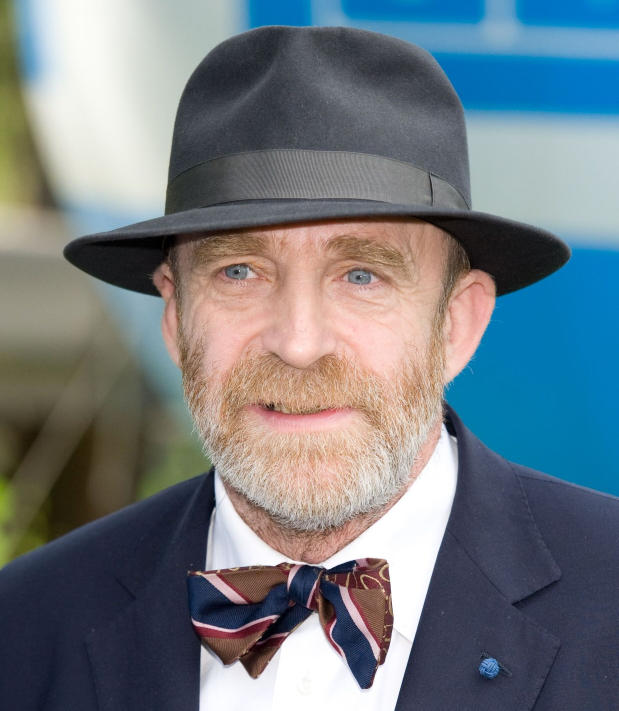
#> input picture images/gessler.jpg, 1855 x 2133 px, found by its file name (shown at 1/3 size)
$ jupyter execute --allow-errors 02-fMRIDA_homework.ipynb
#> lines starting #> are read from the running program, lines starting #| are printed output that depends on the picture
# Fundamentals of fMRI data analysis
## fMRI data manipulation and plotting in Python

In this assignment, your task is to complete a few exercises related to data manipulation and plotting in Python.

You can choose to answer in Polish or English (this will not affect your grade).

--------------------

**1. Find a one scientific article reporting fMRI findings (search via google Scholar, PubMed). In a paragraph describing fMRI data acquisition, find details about MRI/fMRI scanning parameters such as TR, voxel size, slice thickness, field of view, matrix size, and number of volumes. Fill the information below:**

Article (Authors, year, title, journal):
> Udało mi się znaleźć w tym badaniu informacje głównie związane z funkcjonalnym MRI, aczkolwiek część informacji podanych przez badaczy wydawała się dopasowana do polecenia, dlatego postanowiłam ją umieścić w sekcji T1. Informacje pochodzą z całego raportu, który został umieszczony przez badaczy w artykule źródłowym.

#### *Yunbo Yang, Ulrike Lueken, Jan Richter, Alfons Hamm, André Wittmann, Carsten Konrad, Andreas Ströhle, Bettina Pfleiderer, Martin J. Herrmann, Thomas Lang, Martin Lotze, Jürgen Deckert, Volker Arolt, Hans-Ulrich Wittchen, Benjamin Straube, and Tilo Kircher* (2020) _Effect of CBT on Biased Semantic Network in Panic Disorder: A Multicenter fMRI Study Using Semantic Priming_ **American Journal of Psychiatry 2020** 177:3, 254-264.

*Structural scan (T1):*

- voxel size = 1.5
- slice thicknes = 3.8 mm
- FOV = 230 mm
- matrix size = 64 × 64 matrix

*Functional scan (T2*):*
- TR = = 2,000 ms
- voxel size = 1.5
- slice thicknes = 3.8 mm
- FOV = 230 mm
- matrix size = 64 × 64 matrix
- number of volumes =  435 transversal functional images

**2. Find a portrait photo (.jpg) of your favourite TV series or movie character (head and shoulders) and complete exercises.**

- Crop a photo using online tool (https://www.iloveimg.com/crop-image) to size 400 x 400 (face has to be in the center of image)
- Manipulate the image in python (fill code below)

[cell 1]
# Load libraries
import numpy as np
import matplotlib.pyplot as plt
import nilearn as nii
import pandas as pd
import matplotlib.image as mpimg

[cell 2]
# Load the image
image = mpimg.imread('images\gessler.jpg')
#> image is the input picture: shape (2133, 1855, 3); mean R, G, B 113.5, 122.5, 129.1
plt.imshow(image)

# Print shape and type of the image
print(type(image))
#| <class 'numpy.ndarray'>
image.shape
#> Out = (2133, 1855, 3)

[cell 3]
# Create a new variable containing only the first (RED) channel of image (e.g. new_image = image[:,:,0])
one_channel = image[:,:,0]
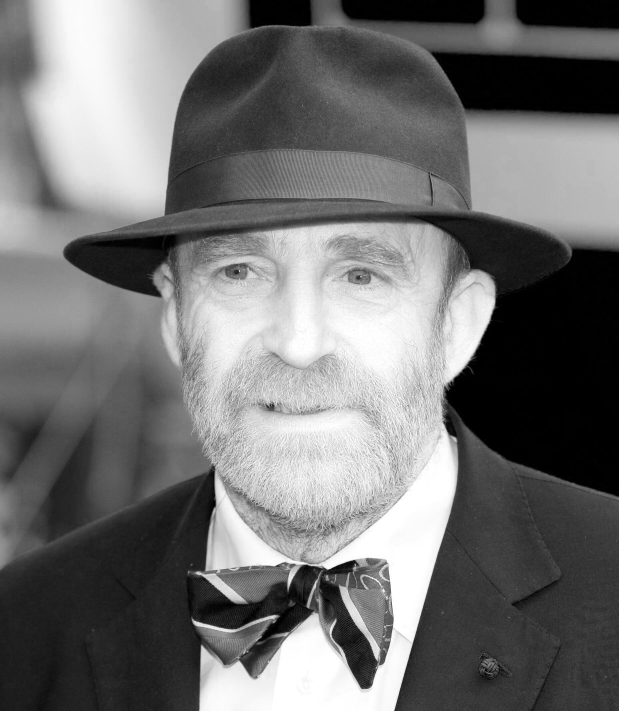
#> one_channel: shape (2133, 1855) (shown at 1/3 size); min 0, max 255, mean 113.5
print(one_channel.shape)
#| (2133, 1855)
plt.imshow(one_channel)

# Plot the new image using plt.imshow with changed cmap and colorbar
img = plt.imshow(one_channel, cmap = 'cool')

plt.colorbar()
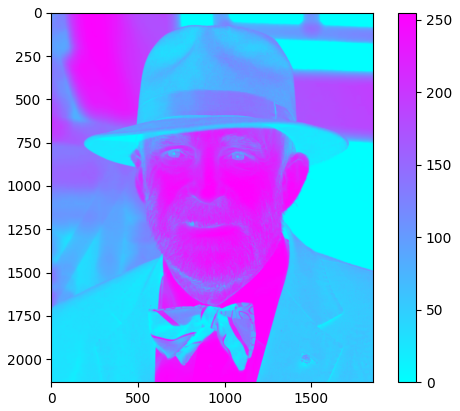
#> figure drawn by matplotlib, 2 panels

$ run again, with images/Newbraintime.jpg copied over images/gessler.jpg
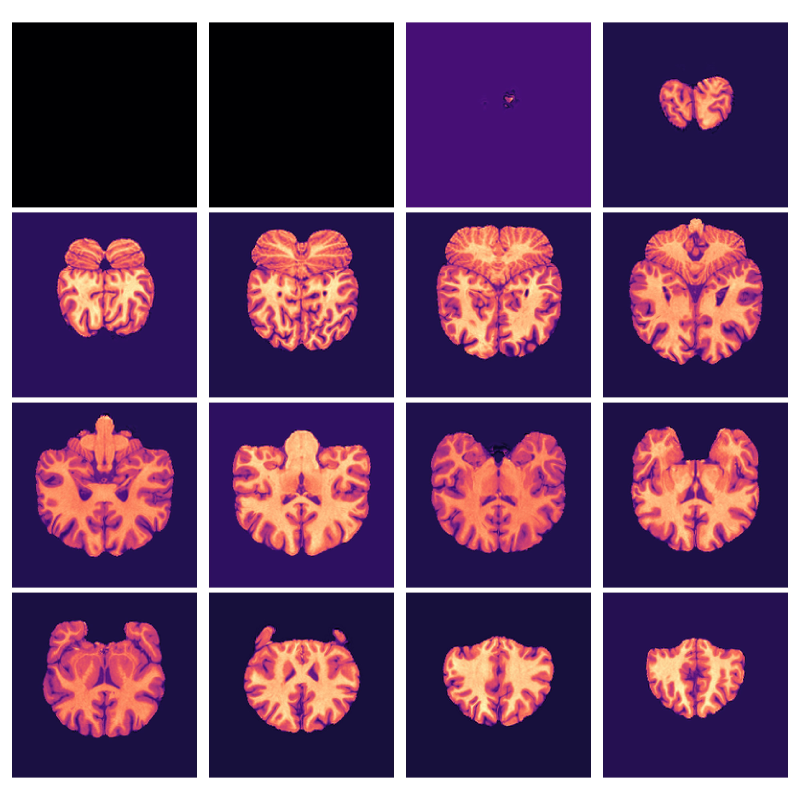
#> input picture images/Newbraintime.jpg, 4000 x 4000 px, found by its file name (shown at 1/5 size)
#> image is the input picture: shape (4000, 4000, 3); mean R, G, B 102.6, 68.6, 103.1
#| <class 'numpy.ndarray'>
#> `one_channel = image[:,:,0]`:
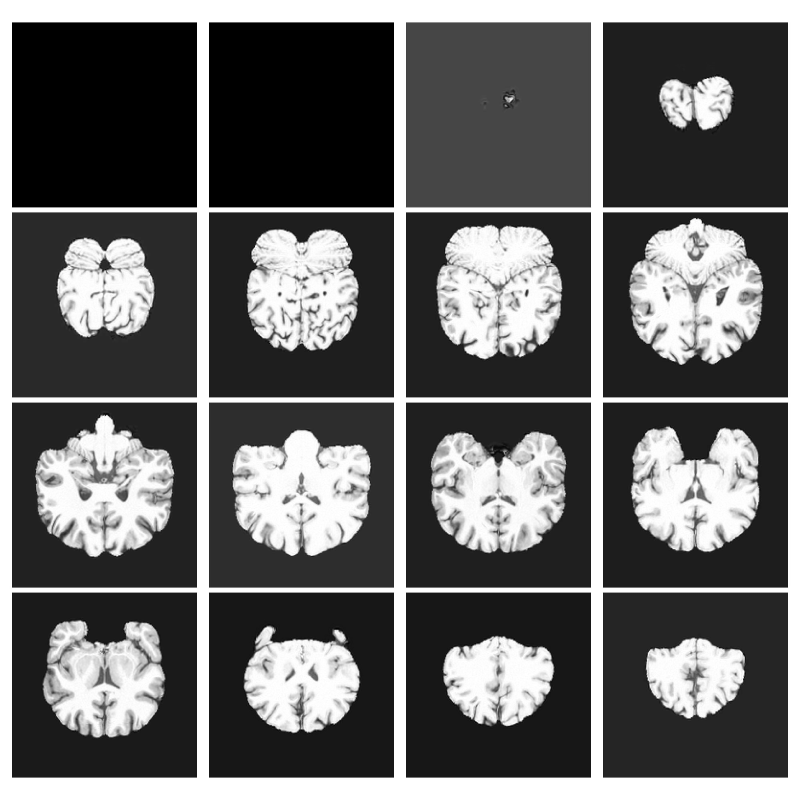
#> one_channel: shape (4000, 4000) (shown at 1/5 size); min 0, max 255, mean 102.6
#| (4000, 4000)
#> `[cell 3] # Create a new variable containing only the first (RED) chann..`:
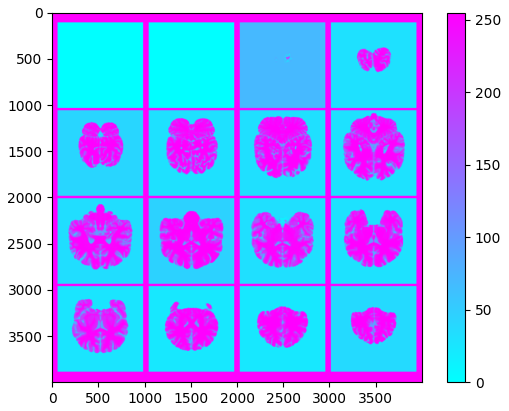
#> figure drawn by matplotlib, 2 panels
